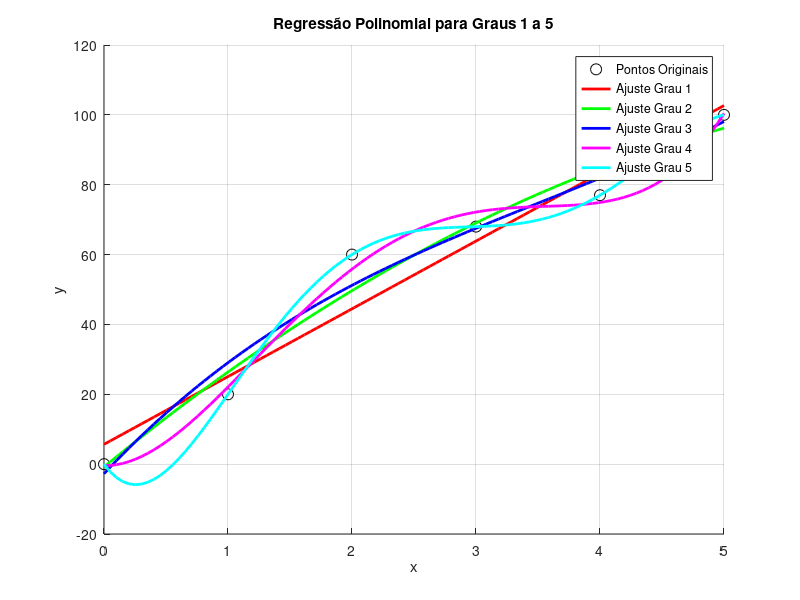

This chart was generated by the following MATLAB code:
% Dados da Tabela para Regressão Polinomial
x = [0; 1; 2; 3; 4; 5];
y = [0; 20; 60; 68; 77; 100];

% Função para Regressão Polinomial
function [coeffs, R2] = regressao_polinomial(x, y, grau)
    n = length(x);

    % Matriz de Vandermonde
    X = zeros(n, grau+1);
    for i = 1:n
        for j = 0:grau
            X(i, j+1) = x(i)^j;
        end
    end
    disp('Matriz de Vandermonde (X):');
    disp(X);

    % Construção da Matriz de Somatórios (X'X) e do Vetor de Produtos (X'y)
    A = X' * X;
    b = X' * y;
    disp('Matriz (X''X):');
    disp(A);
    disp('Vetor (X''y):');
    disp(b);

    % Resolução do Sistema Linear por Eliminação de Gauss
    coeffs = zeros(grau+1, 1);
    for k = 1:grau+1
        for i = k+1:grau+1
            factor = A(i, k) / A(k, k);
            A(i, :) -= factor * A(k, :);
            b(i) -= factor * b(k);
        end
    end
    coeffs(grau+1) = b(grau+1) / A(grau+1, grau+1);
    for i = grau:-1:1
        coeffs(i) = (b(i) - sum(A(i, i+1:end) .* coeffs(i+1:end)')) / A(i, i);
    end

    disp('Coeficientes obtidos:');
    disp(coeffs);

    % Cálculo do R²
    y_fit = X * coeffs;
    SS_res = sum((y - y_fit).^2); % Soma dos resíduos ao quadrado
    SS_tot = sum((y - mean(y)).^2); % Soma total dos quadrados
    R2 = 1 - (SS_res / SS_tot);
    disp(['Coeficiente de Determinação (R²): ', num2str(R2)]);
end

% Teste para Graus de 1 a 5
graus = 1:5;
cores = ['r', 'g', 'b', 'm', 'c'];
figure;
hold on;
plot(x, y, 'ko', 'MarkerSize', 8, 'DisplayName', 'Pontos Originais');
for g = graus
    [coeffs, R2] = regressao_polinomial(x, y, g);
    disp(["Grau: ", num2str(g), " Coeficientes: ", num2str(coeffs')]);
    disp(["Coeficiente de Determinação (R²): ", num2str(R2)]);

    % Plot do Ajuste
    x_fit = linspace(min(x), max(x), 100);
    y_fit = zeros(size(x_fit));
    for i = 0:g
        y_fit += coeffs(i+1) * x_fit.^i;
    end
    plot(x_fit, y_fit, 'Color', cores(g), 'LineWidth', 2, 'DisplayName', ["Ajuste Grau ", num2str(g)]);
end
xlabel('x');
ylabel('y');
title('Regressão Polinomial para Graus 1 a 5');
legend('show');
grid on;

